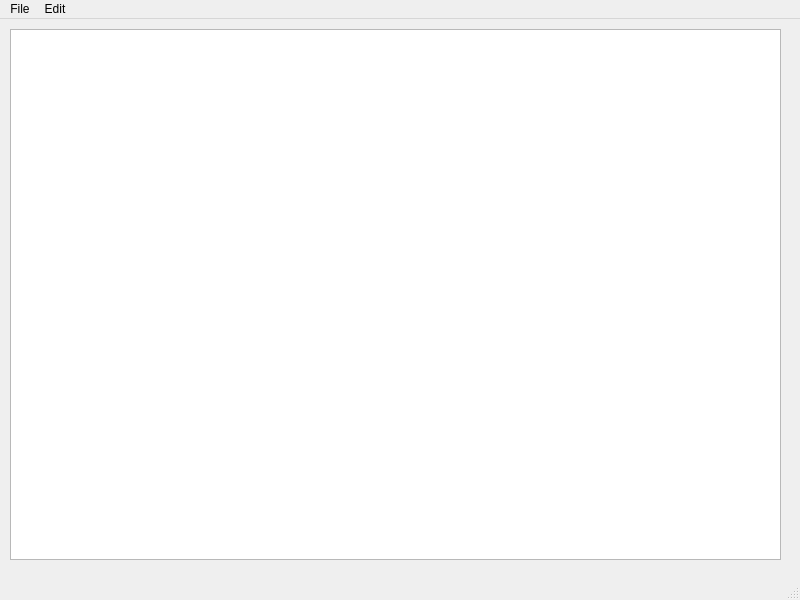
<?xml version="1.0" encoding="UTF-8"?>
<ui version="4.0">
 <class>NotePad</class>
 <widget class="QMainWindow" name="NotePad">
  <property name="geometry">
   <rect>
    <x>0</x>
    <y>0</y>
    <width>800</width>
    <height>600</height>
   </rect>
  </property>
  <property name="windowTitle">
   <string>MainWindow</string>
  </property>
  <widget class="QWidget" name="centralwidget">
   <widget class="QWidget" name="verticalLayoutWidget">
    <property name="geometry">
     <rect>
      <x>10</x>
      <y>10</y>
      <width>771</width>
      <height>531</height>
     </rect>
    </property>
    <layout class="QVBoxLayout" name="verticalLayout">
     <item>
      <widget class="QTextEdit" name="textEdit"/>
     </item>
    </layout>
   </widget>
  </widget>
  <widget class="QMenuBar" name="menubar">
   <property name="geometry">
    <rect>
     <x>0</x>
     <y>0</y>
     <width>800</width>
     <height>21</height>
    </rect>
   </property>
   <widget class="QMenu" name="menuFile">
    <property name="title">
     <string>File</string>
    </property>
    <addaction name="actionNew"/>
    <addaction name="actionOpen"/>
    <addaction name="actionSave_As"/>
    <addaction name="actionPrint"/>
    <addaction name="actionExit"/>
   </widget>
   <widget class="QMenu" name="menuEdit">
    <property name="title">
     <string>Edit</string>
    </property>
    <addaction name="actionCopy"/>
    <addaction name="actionPaste"/>
    <addaction name="actionCut"/>
    <addaction name="actionUndo"/>
    <addaction name="actionRedo"/>
   </widget>
   <addaction name="menuFile"/>
   <addaction name="menuEdit"/>
  </widget>
  <widget class="QStatusBar" name="statusbar"/>
  <action name="actionNew">
   <property name="icon">
    <iconset resource="Resources.qrc">
     <normaloff>:/imgs/New.bmp</normaloff>:/imgs/New.bmp</iconset>
   </property>
   <property name="text">
    <string>New</string>
   </property>
  </action>
  <action name="actionOpen">
   <property name="icon">
    <iconset resource="Resources.qrc">
     <normaloff>:/imgs/Open.bmp</normaloff>:/imgs/Open.bmp</iconset>
   </property>
   <property name="text">
    <string>Open</string>
   </property>
  </action>
  <action name="actionSave_As">
   <property name="icon">
    <iconset>
     <normalon>:/imgs/Save.bmp</normalon>
    </iconset>
   </property>
   <property name="text">
    <string>Save As</string>
   </property>
  </action>
  <action name="actionPrint">
   <property name="text">
    <string>Print</string>
   </property>
  </action>
  <action name="actionExit">
   <property name="icon">
    <iconset>
     <normalon>:/imgs/DeleteSticky.bmp</normalon>
    </iconset>
   </property>
   <property name="text">
    <string>Exit</string>
   </property>
  </action>
  <action name="actionCopy">
   <property name="icon">
    <iconset>
     <disabledon>:/imgs/Copy.bmp</disabledon>
    </iconset>
   </property>
   <property name="text">
    <string>Copy</string>
   </property>
  </action>
  <action name="actionPaste">
   <property name="icon">
    <iconset>
     <normalon>:/imgs/Paste.bmp</normalon>
    </iconset>
   </property>
   <property name="text">
    <string>Paste</string>
   </property>
  </action>
  <action name="actionCut">
   <property name="icon">
    <iconset>
     <normalon>:/imgs/Cut.bmp</normalon>
    </iconset>
   </property>
   <property name="text">
    <string>Cut</string>
   </property>
  </action>
  <action name="actionUndo">
   <property name="text">
    <string>Undo</string>
   </property>
  </action>
  <action name="actionRedo">
   <property name="text">
    <string>Redo</string>
   </property>
  </action>
 </widget>
 <resources>
  <include location="Resources.qrc"/>
 </resources>
 <connections/>
</ui>
